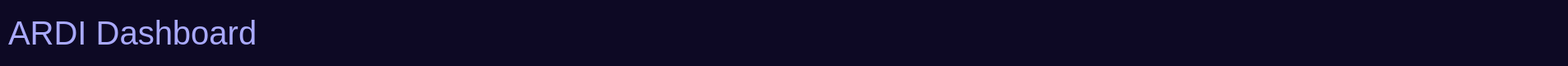
     <widget class="QFrame" name="topBar">
      <property name="minimumSize">
       <size>
        <width>0</width>
        <height>80</height>
       </size>
      </property>
      <property name="maximumSize">
       <size>
        <width>16777215</width>
        <height>80</height>
       </size>
      </property>
      <property name="styleSheet">
       <string notr="true">QFrame {
	background-color: rgb(13, 9, 36);
	border-radius: 5px 0px 0px 5px;
}</string>
      </property>
      <property name="frameShape">
       <enum>QFrame::Shape::NoFrame</enum>
      </property>
      <property name="frameShadow">
       <enum>QFrame::Shadow::Raised</enum>
      </property>
      <layout class="QVBoxLayout" name="verticalLayout_5" stretch="0">
       <property name="spacing">
        <number>0</number>
       </property>
       <property name="leftMargin">
        <number>0</number>
       </property>
       <property name="topMargin">
        <number>0</number>
       </property>
       <property name="rightMargin">
        <number>0</number>
       </property>
       <property name="bottomMargin">
        <number>0</number>
       </property>
       <item>
        <widget class="QFrame" name="titleBar">
         <property name="maximumSize">
          <size>
           <width>16777215</width>
           <height>16777215</height>
          </size>
         </property>
         <property name="styleSheet">
          <string notr="true">background-color: rgb(13, 9, 36);</string>
         </property>
         <property name="frameShape">
          <enum>QFrame::Shape::NoFrame</enum>
         </property>
         <property name="frameShadow">
          <enum>QFrame::Shadow::Raised</enum>
         </property>
         <layout class="QHBoxLayout" name="horizontalLayout_7">
          <property name="spacing">
           <number>0</number>
          </property>
          <property name="leftMargin">
           <number>10</number>
          </property>
          <property name="topMargin">
           <number>0</number>
          </property>
          <property name="rightMargin">
           <number>0</number>
          </property>
          <property name="bottomMargin">
           <number>0</number>
          </property>
          <item>
           <widget class="QLabel" name="label_43">
            <property name="palette">
             <palette>
              <active>
               <colorrole role="WindowText">
                <brush brushstyle="SolidPattern">
                 <color alpha="255">
                  <red>170</red>
                  <green>170</green>
                  <blue>255</blue>
                 </color>
                </brush>
               </colorrole>
               <colorrole role="Button">
                <brush brushstyle="SolidPattern">
                 <color alpha="255">
                  <red>13</red>
                  <green>9</green>
                  <blue>36</blue>
                 </color>
                </brush>
               </colorrole>
               <colorrole role="Text">
                <brush brushstyle="SolidPattern">
                 <color alpha="255">
                  <red>170</red>
                  <green>170</green>
                  <blue>255</blue>
                 </color>
                </brush>
               </colorrole>
               <colorrole role="ButtonText">
                <brush brushstyle="SolidPattern">
                 <color alpha="255">
                  <red>170</red>
                  <green>170</green>
                  <blue>255</blue>
                 </color>
                </brush>
               </colorrole>
               <colorrole role="Base">
                <brush brushstyle="SolidPattern">
                 <color alpha="255">
                  <red>13</red>
                  <green>9</green>
                  <blue>36</blue>
                 </color>
                </brush>
               </colorrole>
               <colorrole role="Window">
                <brush brushstyle="SolidPattern">
                 <color alpha="255">
                  <red>13</red>
                  <green>9</green>
                  <blue>36</blue>
                 </color>
                </brush>
               </colorrole>
               <colorrole role="PlaceholderText">
                <brush brushstyle="SolidPattern">
                 <color alpha="128">
                  <red>170</red>
                  <green>170</green>
                  <blue>255</blue>
                 </color>
                </brush>
               </colorrole>
              </active>
              <inactive>
               <colorrole role="WindowText">
                <brush brushstyle="SolidPattern">
                 <color alpha="255">
                  <red>170</red>
                  <green>170</green>
                  <blue>255</blue>
                 </color>
                </brush>
               </colorrole>
               <colorrole role="Button">
                <brush brushstyle="SolidPattern">
                 <color alpha="255">
                  <red>13</red>
                  <green>9</green>
                  <blue>36</blue>
                 </color>
                </brush>
               </colorrole>
               <colorrole role="Text">
                <brush brushstyle="SolidPattern">
                 <color alpha="255">
                  <red>170</red>
                  <green>170</green>
                  <blue>255</blue>
                 </color>
                </brush>
               </colorrole>
               <colorrole role="ButtonText">
                <brush brushstyle="SolidPattern">
                 <color alpha="255">
                  <red>170</red>
                  <green>170</green>
                  <blue>255</blue>
                 </color>
                </brush>
               </colorrole>
               <colorrole role="Base">
                <brush brushstyle="SolidPattern">
                 <color alpha="255">
                  <red>13</red>
                  <green>9</green>
                  <blue>36</blue>
                 </color>
                </brush>
               </colorrole>
               <colorrole role="Window">
                <brush brushstyle="SolidPattern">
                 <color alpha="255">
                  <red>13</red>
                  <green>9</green>
                  <blue>36</blue>
                 </color>
                </brush>
               </colorrole>
               <colorrole role="PlaceholderText">
                <brush brushstyle="SolidPattern">
                 <color alpha="128">
                  <red>170</red>
                  <green>170</green>
                  <blue>255</blue>
                 </color>
                </brush>
               </colorrole>
              </inactive>
              <disabled>
               <colorrole role="WindowText">
                <brush brushstyle="SolidPattern">
                 <color alpha="255">
                  <red>170</red>
                  <green>170</green>
                  <blue>255</blue>
                 </color>
                </brush>
               </colorrole>
               <colorrole role="Button">
                <brush brushstyle="SolidPattern">
                 <color alpha="255">
                  <red>13</red>
                  <green>9</green>
                  <blue>36</blue>
                 </color>
                </brush>
               </colorrole>
               <colorrole role="Text">
                <brush brushstyle="SolidPattern">
                 <color alpha="255">
                  <red>170</red>
                  <green>170</green>
                  <blue>255</blue>
                 </color>
                </brush>
               </colorrole>
               <colorrole role="ButtonText">
                <brush brushstyle="SolidPattern">
                 <color alpha="255">
                  <red>170</red>
                  <green>170</green>
                  <blue>255</blue>
                 </color>
                </brush>
               </colorrole>
               <colorrole role="Base">
                <brush brushstyle="SolidPattern">
                 <color alpha="255">
                  <red>13</red>
                  <green>9</green>
                  <blue>36</blue>
                 </color>
                </brush>
               </colorrole>
               <colorrole role="Window">
                <brush brushstyle="SolidPattern">
                 <color alpha="255">
                  <red>13</red>
                  <green>9</green>
                  <blue>36</blue>
                 </color>
                </brush>
               </colorrole>
               <colorrole role="PlaceholderText">
                <brush brushstyle="SolidPattern">
                 <color alpha="128">
                  <red>170</red>
                  <green>170</green>
                  <blue>255</blue>
                 </color>
                </brush>
               </colorrole>
              </disabled>
             </palette>
            </property>
            <property name="font">
             <font>
              <pointsize>30</pointsize>
             </font>
            </property>
            <property name="styleSheet">
             <string notr="true">color: #aaaaff</string>
            </property>
            <property name="text">
             <string>ARDI Dashboard</string>
            </property>
           </widget>
          </item>
          <item>
           <spacer name="horizontalSpacer_3">
            <property name="orientation">
             <enum>Qt::Orientation::Horizontal</enum>
            </property>
            <property name="sizeHint" stdset="0">
             <size>
              <width>1504</width>
              <height>20</height>
             </size>
            </property>
           </spacer>
          </item>
          <item>
           <widget class="QFrame" name="actionButtonsBar">
            <property name="minimumSize">
             <size>
              <width>0</width>
              <height>0</height>
             </size>
            </property>
            <property name="maximumSize">
             <size>
              <width>16777215</width>
              <height>16777215</height>
             </size>
            </property>
            <property name="styleSheet">
             <string notr="true"/>
            </property>
            <property name="frameShape">
             <enum>QFrame::Shape::StyledPanel</enum>
            </property>
            <property name="frameShadow">
             <enum>QFrame::Shadow::Raised</enum>
            </property>
            <layout class="QHBoxLayout" name="horizontalLayout_8">
             <property name="spacing">
              <number>0</number>
             </property>
             <property name="leftMargin">
              <number>0</number>
             </property>
             <property name="topMargin">
              <number>0</number>
             </property>
             <property name="rightMargin">
              <number>0</number>
             </property>
             <property name="bottomMargin">
              <number>0</number>
             </property>
             <item>
              <widget class="QPushButton" name="pushButton_6">
               <property name="minimumSize">
                <size>
                 <width>30</width>
                 <height>30</height>
                </size>
               </property>
               <property name="maximumSize">
                <size>
                 <width>30</width>
                 <height>30</height>
                </size>
               </property>
               <property name="styleSheet">
                <string notr="true">QPushButton {
	border: none;
	background-color: rgb(13, 9, 36);
	border-radius: 15;
}

QPushButton:hover {
	background-color: rgb(124, 124, 124);
}

QPushButton:pressed {
	background-color: rgb(0, 0, 0);
}</string>
               </property>
               <property name="text">
                <string/>
               </property>
               <property name="icon">
                <iconset resource="resources/iconsv2.qrc">
                 <normaloff>:/a/icons/minus.svg</normaloff>:/a/icons/minus.svg</iconset>
               </property>
               <property name="iconSize">
                <size>
                 <width>17</width>
                 <height>17</height>
                </size>
               </property>
              </widget>
             </item>
             <item>
              <widget class="QPushButton" name="pushButton_5">
               <property name="minimumSize">
                <size>
                 <width>30</width>
                 <height>30</height>
                </size>
               </property>
               <property name="maximumSize">
                <size>
                 <width>30</width>
                 <height>30</height>
                </size>
               </property>
               <property name="styleSheet">
                <string notr="true">QPushButton {
	border: none;
	background-color: rgb(13, 9, 36);
	border-radius: 15;
}

QPushButton:hover {
	background-color: rgb(124, 124, 124);
}

QPushButton:pressed {
	background-color: rgb(0, 0, 0);
}</string>
               </property>
               <property name="text">
                <string/>
               </property>
               <property name="icon">
                <iconset resource="resources/iconsv2.qrc">
                 <normaloff>:/a/icons/maximize.svg</normaloff>
                 <normalon>:/a/icons/minimize.svg</normalon>:/a/icons/maximize.svg</iconset>
               </property>
               <property name="iconSize">
                <size>
                 <width>17</width>
                 <height>17</height>
                </size>
               </property>
              </widget>
             </item>
             <item>
              <widget class="QPushButton" name="pushButton_4">
               <property name="minimumSize">
                <size>
                 <width>30</width>
                 <height>30</height>
                </size>
               </property>
               <property name="maximumSize">
                <size>
                 <width>30</width>
                 <height>30</height>
                </size>
               </property>
               <property name="styleSheet">
                <string notr="true">QPushButton {
	border: none;
	background-color: rgb(13, 9, 36);
	border-radius: 15;
}

QPushButton:hover {
	background-color: rgb(124, 124, 124);
}

QPushButton:pressed {
	background-color: rgb(255, 0, 0) ;
}</string>
               </property>
               <property name="text">
                <string/>
               </property>
               <property name="icon">
                <iconset resource="resources/iconsv2.qrc">
                 <normaloff>:/a/icons/close.svg</normaloff>:/a/icons/close.svg</iconset>
               </property>
               <property name="iconSize">
                <size>
                 <width>17</width>
                 <height>17</height>
                </size>
               </property>
              </widget>
             </item>
            </layout>
           </widget>
          </item>
         </layout>
        </widget>
       </item>
      </layout>
     </widget>
